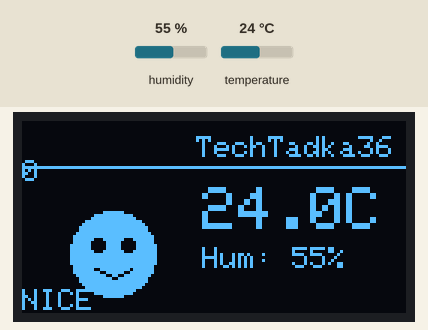
A sketch run on a simulated ESP32. On the bench: 128×64 one-colour display. Inputs (shaded band) come from the test bench; at power-on: temperature 24 °C, humidity 55 %.

Above: at 4.0 s.
4.1 s: temperature set to 21 °C
At 5.6 s:
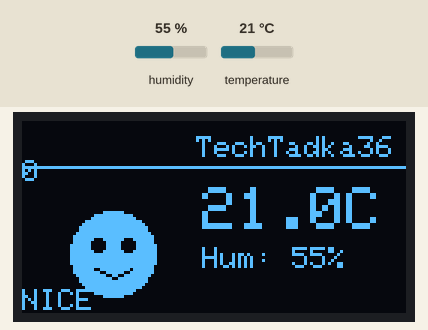
6.8 s: temperature set to 18 °C
At 7.53 s:
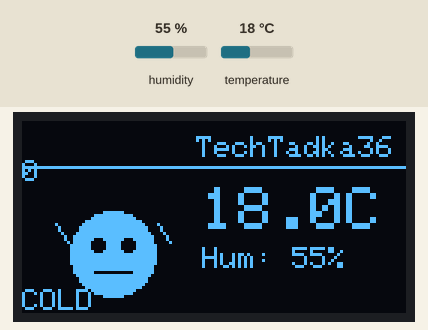
9.7 s: temperature set to 33 °C
At 11.51 s:
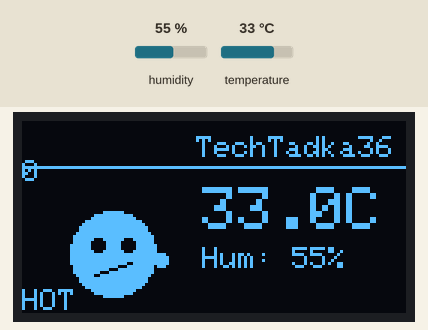
13.6 s: humidity set to 22 %
At 15.49 s:
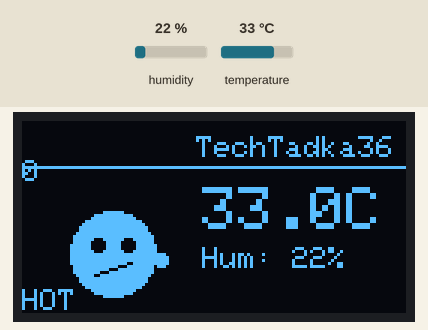
Timing chart, 0 to 17.0 s (numbered marks = the images above; inputs shaded):
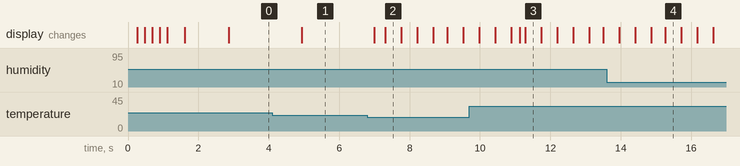

The sketch:

weather_badge.ino
```cpp
#include <Wire.h>
#include <Adafruit_GFX.h>
#include <Adafruit_SSD1306.h>
#include <DHT.h>

#define SCREEN_WIDTH 128
#define SCREEN_HEIGHT 64
#define OLED_RESET -1
Adafruit_SSD1306 display(SCREEN_WIDTH, SCREEN_HEIGHT, &Wire, OLED_RESET);

#define DHTPIN 4
#define DHTTYPE DHT11
DHT dht(DHTPIN, DHTTYPE);

float temperature = 0;
float humidity = 0;
unsigned long lastRead = 0;
int animFrame = 0;
unsigned long lastAnim = 0;

void bootAnimation() {
  display.clearDisplay();
  display.setTextColor(SSD1306_WHITE);
  for (int i = 0; i <= 10; i++) {
    display.clearDisplay();
    display.setTextSize(1);
    display.setCursor(20, 20);
    display.println("TechTadka360");
    display.drawRect(20, 35, i * 9, 10, SSD1306_WHITE);
    display.display();
    delay(80);
  }
  delay(400);
  display.clearDisplay();
  display.setTextSize(2);
  display.setCursor(10, 20);
  display.println("Weather");
  display.setCursor(25, 40);
  display.println("Badge");
  display.display();
  delay(1200);
}

void drawColdFace(int cx, int cy) {
  display.fillCircle(cx, cy, 14, SSD1306_WHITE);
  display.fillCircle(cx - 5, cy - 3, 2, SSD1306_BLACK);
  display.fillCircle(cx + 5, cy - 3, 2, SSD1306_BLACK);
  display.drawLine(cx - 6, cy + 6, cx + 6, cy + 6, SSD1306_BLACK);
  int shake = (animFrame % 2 == 0) ? 0 : 1;
  display.drawLine(cx - 20 + shake, cy - 10, cx - 16 + shake, cy - 4, SSD1306_WHITE);
  display.drawLine(cx + 16 - shake, cy - 10, cx + 20 - shake, cy - 4, SSD1306_WHITE);
}

void drawHappyFace(int cx, int cy) {
  display.fillCircle(cx, cy, 14, SSD1306_WHITE);
  display.fillCircle(cx - 5, cy - 3, 2, SSD1306_BLACK);
  display.fillCircle(cx + 5, cy - 3, 2, SSD1306_BLACK);
  display.drawLine(cx - 6, cy + 5, cx, cy + 8, SSD1306_BLACK);
  display.drawLine(cx, cy + 8, cx + 6, cy + 5, SSD1306_BLACK);
}

void drawHotFace(int cx, int cy) {
  display.fillCircle(cx, cy, 14, SSD1306_WHITE);
  display.fillCircle(cx - 5, cy - 3, 2, SSD1306_BLACK);
  display.fillCircle(cx + 5, cy - 3, 2, SSD1306_BLACK);
  display.drawLine(cx - 6, cy + 7, cx + 6, cy + 3, SSD1306_BLACK);
  int drop = animFrame % 3;
  display.fillCircle(cx + 16, cy - 6 + drop * 4, 2, SSD1306_WHITE);
}

void drawFace() {
  int cx = 30;
  int cy = 44;
  if (temperature < 20) drawColdFace(cx, cy);
  else if (temperature <= 28) drawHappyFace(cx, cy);
  else drawHotFace(cx, cy);
}

void drawReadings() {
  display.setTextSize(1);
  display.setCursor(58, 5);
  display.println("TechTadka360");
  display.drawLine(0, 15, 128, 15, SSD1306_WHITE);

  display.setTextSize(2);
  display.setCursor(60, 22);
  display.print(temperature, 1);
  display.println("C");

  display.setTextSize(1);
  display.setCursor(60, 42);
  display.print("Hum: ");
  display.print(humidity, 0);
  display.println("%");

  display.setCursor(0, 56);
  if (temperature < 20) display.println("COLD");
  else if (temperature <= 28) display.println("NICE");
  else display.println("HOT");
}

void setup() {
  Serial.begin(115200);
  Wire.begin(21, 22);
  display.begin(SSD1306_SWITCHCAPVCC, 0x3C);
  dht.begin();
  bootAnimation();
}

void loop() {
  if (millis() - lastRead > 2000) {
    float t = dht.readTemperature();
    float h = dht.readHumidity();
    if (!isnan(t)) temperature = t;
    if (!isnan(h)) humidity = h;
    lastRead = millis();
  }

  if (millis() - lastAnim > 400) {
    animFrame++;
    lastAnim = millis();
  }

  display.clearDisplay();
  drawFace();
  drawReadings();
  display.display();
  delay(50);
}
```

Measured:
- the behaviour switches between 20 and 19 °C on temperature (found by bisection; images 1 and 2)
- after the input at 4.1 s, the display: changes after 0.83 s (image 1)
- after the input at 6.8 s, the display: first changes after 0.20 s (image 2 shows a later state)
- after the input at 9.7 s, the display: first differs from a run without the input after 1.4 s (image 3 shows a later state)
- what the display in image 2 shows lasts 0.5 s, from 7.3 s to 7.8 s
